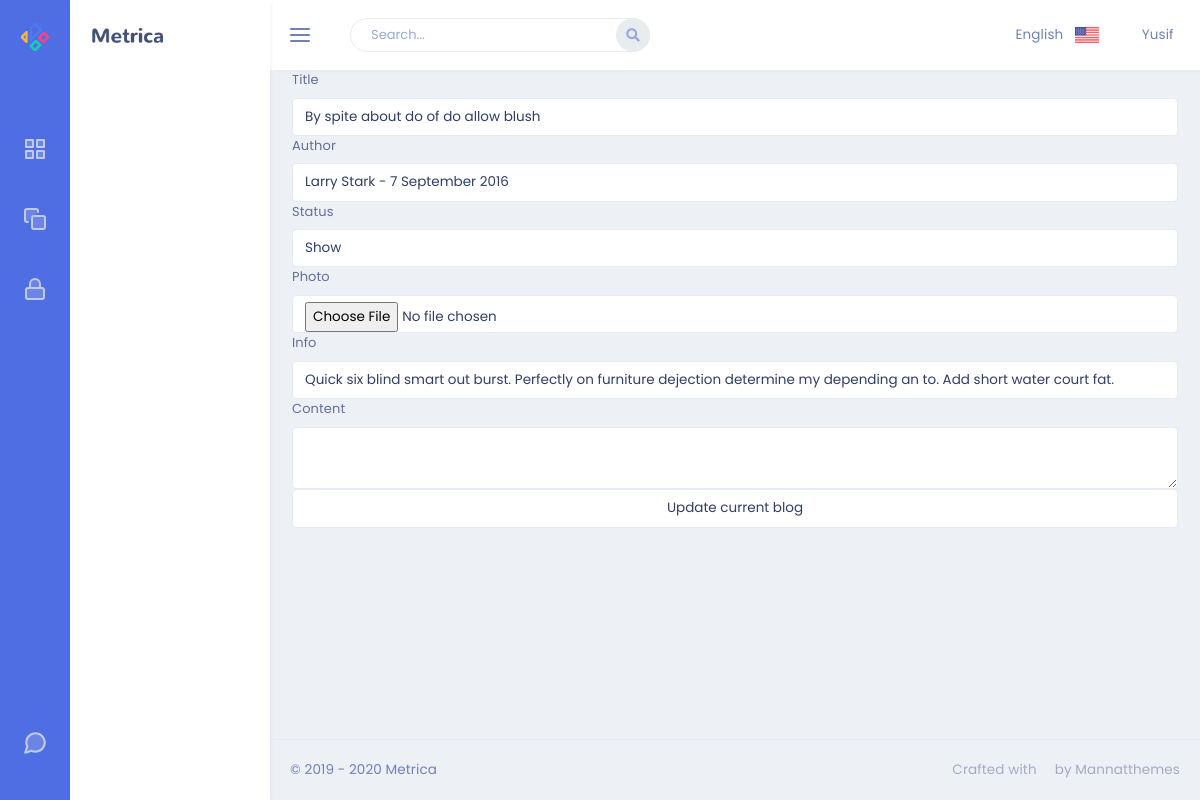
Page /admin/blog/update/1 on the committed database.
### app/models.py (models this page shows)
class Blog(db.Model):
    id = db.Column(db.Integer, primary_key=True)
    blog_title = db.Column(db.String(80), nullable=False)
    blog_img = db.Column(db.String(50), nullable=False)
    blog_content = db.Column(db.Text, nullable=False)
    blog_author = db.Column(db.String(50), nullable=False)
    blog_date = db.Column(db.DateTime)
    blog_status = db.Column(db.String(10), nullable=False)
    blog_info = db.Column(db.String)

### admin/routes.py (the view, shortened to what this page needs)
@admin.route('/blog/update/<int:id>', methods=['GET', 'POST'])
def updateBlog(id):
    blog = Blog.query.get(id)
    blogform = BlogForm()
    return render_template('Blog/update.html', form=blogform, blog=blog)

### admin/forms.py
class BlogForm(FlaskForm):
    blog_title = StringField('Title')
    blog_img = FileField('Photo')
    blog_content = TextAreaField('Content')
    blog_author = StringField('Author')
    blog_status = StringField('Status')
    blog_info = StringField('Info')
    submit = SubmitField()

### admin/templates/Blog/update.html
{% extends "layout.html" %}
{% block content %}
<form action="/admin/blog/update/{{blog.id}}" method="POST" enctype="multipart/form-data">
    {{form.blog_title.label}}{{form.blog_title(class="form-control", value = blog.blog_title)}}
    {{form.blog_author.label}}{{form.blog_author(class="form-control", value = blog.blog_author)}}
    {{form.blog_status.label}}{{form.blog_status(class="form-control", value = blog.blog_status)}}
    {{form.blog_img.label}}{{form.blog_img(class="form-control", value = blog.blog_img)}}
    {{form.blog_info.label}}{{form.blog_info(class="form-control", value = blog.blog_info)}}
    {{form.blog_content.label}}{{form.blog_content(class="form-control", value = blog.blog_content)}}
    {{form.submit(class="form-control", value = "Update current blog")}}
</form>
{% endblock %}

### rows in the picture
Blog: blog_title "By spite about do of do allow blush", blog_author "Larry Stark - 7 September 2016", blog_status "Show", blog_info "Quick six blind smart out burst. Perfectly on furniture dejection determine my depending an to. Add short water court fat."
